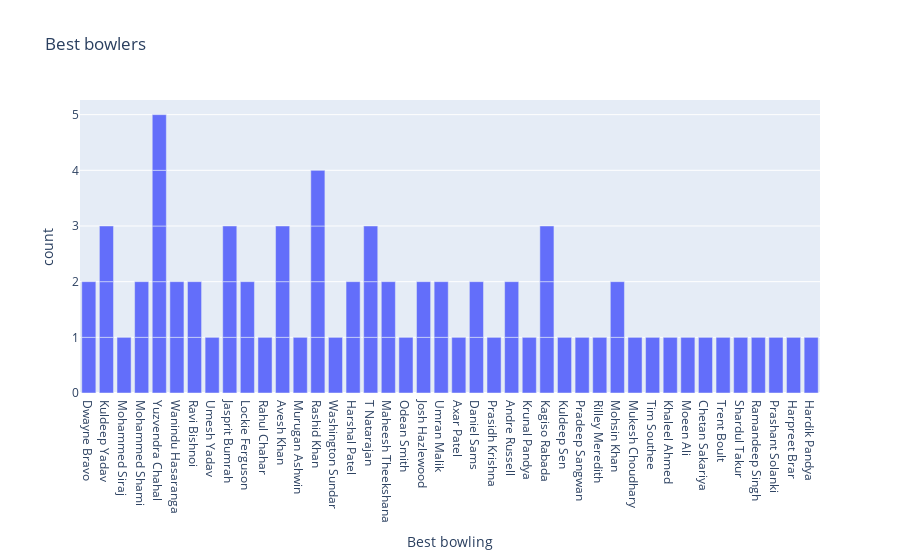

Here is the notebook cell this chart was saved with:
### Code cell
fig = px.bar(dt, x = dt['best_bowling'], title = 'Best bowlers', orientation = 'v')
fig.update_layout(yaxis= dict( tickvals=[0,1,2,3,4,5]), xaxis = dict(title_text = 'Best bowling'))
fig.show()

### Figure 1 — Plotly figure (JSON) as saved in the notebook; plotly's stock layout.template omitted (floating-point values rounded to 4 significant figures)
{"data": [{"alignmentgroup": "True", "hovertemplate": "best_bowling=%{x}<br>count=%{y}<extra></extra>", "legendgroup": "", "marker": {"color": "#636efa", "pattern": {"shape": ""}}, "name": "", "offsetgroup": "", "orientation": "v", "showlegend": false, "textposition": "auto", "type": "bar", "x": ["Dwayne Bravo", "Kuldeep Yadav", "Mohammed Siraj", "Mohammed Shami", "Yuzvendra Chahal", "Wanindu Hasaranga", "Ravi Bishnoi", "Umesh Yadav", "Jasprit Bumrah", "Lockie Ferguson", "Rahul Chahar", "Avesh Khan", "Yuzvendra Chahal", "Murugan Ashwin", "Ravi Bishnoi", "Rashid Khan", "Washington Sundar", "Harshal Patel", "Kuldeep Yadav", "Yuzvendra Chahal", "T Natarajan", "Maheesh Theekshana", "Odean Smith", "Lockie Ferguson", "T Natarajan", "Avesh Khan", "Josh Hazlewood", "Umran Malik", "Dwayne Bravo", "Yuzvendra Chahal", "Josh Hazlewood", "Axar Patel", "Daniel Sams", "Prasidh Krishna", "Andre Russell", "T Natarajan", "Krunal Pandya", "Kagiso Rabada", "Kuldeep Sen", "Umran Malik", "Kuldeep Yadav", "Kagiso Rabada", "Pradeep Sangwan", "Rilley Meredith", "Mohsin Khan", "Mukesh Choudhary", "Tim Southee", "Kagiso Rabada", "Maheesh Theekshana", "Khaleel Ahmed", "Rashid Khan", "Yuzvendra Chahal", "Avesh Khan", "Wanindu Hasaranga", "Moeen Ali", "Jasprit Bumrah", "Rashid Khan", "Chetan Sakariya", "Daniel Sams", "Harshal Patel", "Andre Russell", "Mohammed Shami", "Trent Boult", "Shardul Takur", "Ramandeep Singh", "Mohsin Khan", "Rashid Khan", "Prashant Solanki", "Jasprit Bumrah", "Harpreet Brar", "Hardik Pandya"], "xaxis": "x", "y": [1, 1, 1, 1, 1, 1, 1, 1, 1, 1, 1, 1, 1, 1, 1, 1, 1, 1, 1, 1, 1, 1, 1, 1, 1, 1, 1, 1, 1, 1, 1, 1, 1, 1, 1, 1, 1, 1, 1, 1, 1, 1, 1, 1, 1, 1, 1, 1, 1, 1, 1, 1, 1, 1, 1, 1, 1, 1, 1, 1, 1, 1, 1, 1, 1, 1, 1, 1, 1, 1, 1], "yaxis": "y"}], "layout": {"autosize": true, "barmode": "relative", "legend": {"tracegroupgap": 0}, "title": {"text": "Best bowlers"}, "xaxis": {"anchor": "y", "autorange": true, "domain": [0, 1], "range": [-0.5, 41.5], "title": {"text": "Best bowling"}, "type": "category"}, "yaxis": {"anchor": "x", "autorange": true, "domain": [0, 1], "range": [0, 5.263], "tickvals": [0, 1, 2, 3, 4, 5], "title": {"text": "count"}, "type": "linear"}}}
